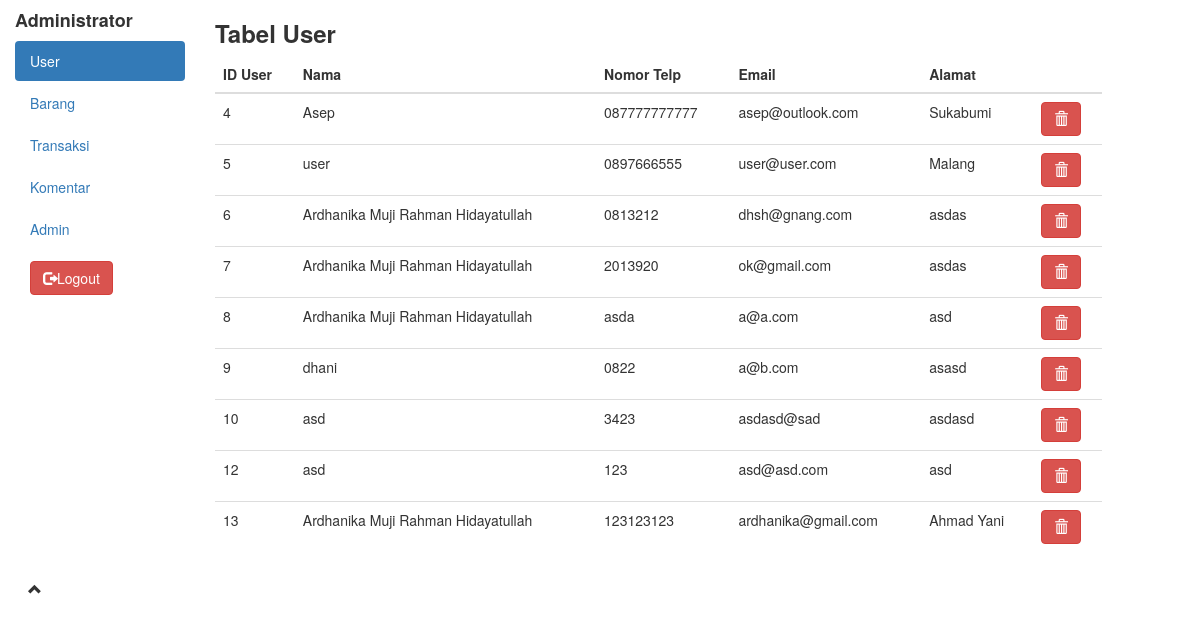
Page /admin/admin.php (signed in) on the committed database.
### tables this page shows
CREATE TABLE `tabel_user` (
  `idUser` int NOT NULL,
  `namaUser` varchar(50) NOT NULL,
  `email` varchar(70) NOT NULL,
  `password` varchar(40) NOT NULL,
  `alamat` text NOT NULL,
  `telpon` varchar(15) NOT NULL
);

### admin/admin.php (the view, shortened to what this page needs)
<!DOCTYPE html>
<html>
<head>
  <link rel="stylesheet" type="text/css" href="../plugin/bootstrap/css/bootstrap.min.css">
  <link rel="stylesheet" type="text/css" href="https://objectstorage.ap-sydney-1.oraclecloud.com/n/sdzsvi4t39dx/b/bucket-ardhanika/o/admin.css">
</head>
<body>
<div class="container-fluid">
  <div class="row">
    <div class="col-xs-2" id="sideLeft">
      <h4><strong>Administrator</strong></h4>
      <ul class="nav nav-pills nav-stacked" id="data">
        <li class="active"><a data-toggle="tab" href="#user">User</a></li>
        <li><a data-toggle="tab" href="#barang">Barang</a></li>
        <li><a data-toggle="tab" href="#transaksi">Transaksi</a></li>
        <li><a data-toggle="tab" href="#komen">Komentar</a></li>
        <li><a data-toggle="tab" href="#admin">Admin</a></li>
        <li><a href="proses/logout.php">
          <button type="button" class="btn btn-danger"><span class="glyphicon glyphicon-log-out"></span>Logout</button></a>
        </li>
      </ul>
    </div>
    <div class="col-xs-10">
      <div class="tab-content">
        <div id="user" class="tab-pane fade in active">
          <div class="row">
            <div class="col-xs-11 col-offset-xs-1">
                <h3 class="table-title"><strong>Tabel User</strong></h3>
                <table class="table table-hover">
                  <thead>
                    <tr>
                      <th class="id-user ">ID User</th>
                      <th class="nama-user ">Nama</th>
                      <th class="telp-user ">Nomor Telp</th>
                      <th class="email-user ">Email</th>
                      <th class="alamat-user ">Alamat</th>
                      <th class="hapus "></th>
                    </tr>
                  </thead>
                  <tbody>
                    <?php
                      $conn = mysqli_connect('10.0.0.30', 'ardhanika21', 'root21A.', 'batiku');
                      $queryUser = mysqli_query($conn, "SELECT * FROM tabel_user ORDER BY idUser ASC");
                      while($arrayUser = mysqli_fetch_array($queryUser)){
                        echo '
                          <tr>
                            <td class="id-user ">'.$arrayUser['idUser'].'</td>
                            <td class="nama-user ">'.$arrayUser['namaUser'].'</td>
                            <td class="telp-user ">'.$arrayUser['telpon'].'</td>
                            <td class="email-user text-justify">'.$arrayUser['email'].'</td>
                            <td class="alamat-user text-left">'.$arrayUser['alamat'].'</td>
                            <td class="hapus"><a href="proses/hapusUser.php?idUser='.$arrayUser['idUser'].'">
                              <button type="button" class="btn btn-danger"><i class="glyphicon glyphicon-trash"></i></button>
                            </a></td>
                          </tr>
                        ';
                      }
                     ?>
                  </tbody>
                </table>
              </div>
            </div>
          </div>
      </div>
    </div>
  </div>
  <div class="box-up" onclick="topFunction()" id="myBtn">
    <div class="btn" >
      <span><i class="glyphicon glyphicon-chevron-up"></i></span>
    </div>
  </div>
</div>
</body>
</html>

### rows in the picture
tabel_user: idUser "4", namaUser "Asep", telpon "087777777777", email "asep@outlook.com", alamat "Sukabumi"
tabel_user: idUser "5", namaUser "user", telpon "0897666555", email "user@user.com", alamat "Malang"
tabel_user: idUser "6", namaUser "Ardhanika Muji Rahman Hidayatullah", telpon "0813212", email "dhsh@gnang.com", alamat "asdas"
tabel_user: idUser "7", namaUser "Ardhanika Muji Rahman Hidayatullah", telpon "2013920", email "ok@gmail.com", alamat "asdas"
tabel_user: idUser "8", namaUser "Ardhanika Muji Rahman Hidayatullah", telpon "asda", email "a@a.com", alamat "asd"
tabel_user: idUser "9", namaUser "dhani", telpon "0822", email "a@b.com", alamat "asasd"
tabel_user: idUser "10", namaUser "asd", telpon "3423", email "asdasd@sad", alamat "asdasd"
tabel_user: idUser "12", namaUser "asd", telpon "123", email "asd@asd.com", alamat "asd"
tabel_user: idUser "13", namaUser "Ardhanika Muji Rahman Hidayatullah", telpon "123123123", email "ardhanika@gmail.com", alamat "Ahmad Yani"
